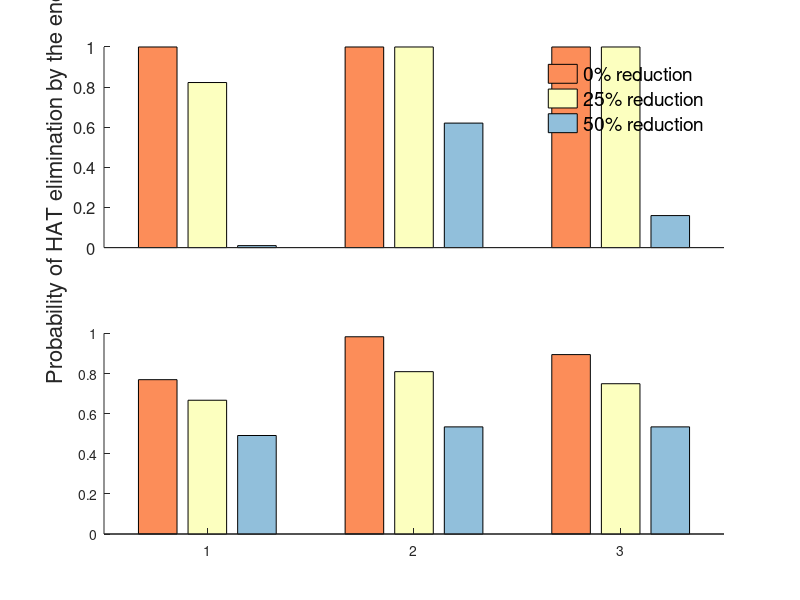

Write MATLAB code to recreate this figure. (Note: this script raises an error after producing the figure.)

%% Fig 4: Plot barchart for prob. of elim. before 2020

P1 = [1.0000    0.8228    0.0098
            1.0000    1.0000    0.6206
            1.0000    1.0000    0.1596]; % Updated base-case

P2 = [0.7693 0.6668 0.4910
      0.9832 0.8092 0.5340
      0.8943 0.7491 0.5340]; % Updated NHA



E1 = [0     0     0
      0     0     0
      0     0     0];

E2 = [0.0088         0         0
    0.3158    0.0439         0
    0.0965    0.0263         0];




close all
fig4 = figure('units','normalized','outerposition',[0 0 1 1])
subplot(2,1,1)
bar_handle = bar(P1)
set(gca,'XTick',[])
set(bar_handle(1),'FaceColor',[252,141,89]/255);
set(bar_handle(2),'FaceColor',[252,255,191]/255);
set(bar_handle(3),'FaceColor',[145,191,219]/255);
leg = legend('0% reduction','25% reduction','50% reduction')
a = get(gca,'TickLabel')
set(gca,'TickLabel',a,'FontSize',12)
set(leg,'Location','northeast');%'boxoff',
set(leg,'FontSize',14)
legend('boxoff')

box('off')
ylabel('Probability of HAT elimination by the end of 2020','FontSize',16)
subplot(2,1,2)
bar_handle = bar(P2)
set(bar_handle(1),'FaceColor',[252,141,89]/255);
set(bar_handle(2),'FaceColor',[252,255,191]/255);
set(bar_handle(3),'FaceColor',[145,191,219]/255);
box('off')
ax = gca;
ax.XTickLabel = {'Annual vector control',...
                 'Annual vector control with annual mass screening  ',...
                 'Annual vector control with biennial mass screening' }
a = get(gca,'TickLabel')
set(gca,'TickLabel',a,'FontSize',12)
fix_xticklabels(gca,0.1,{'FontSize',14});




close all
fig5 = figure('units','normalized','outerposition',[0 0 1 0.8])
A = [2023,2025,2030;2020,2022,2025;2021,2023,2027];
% A(:,3) = A(:,3)-A(:,2);
% A(:,2) = A(:,2)-A(:,1);
bar_handle = bar(A,'grouped')
set(gca,'XTick',[])
set(bar_handle(1),'FaceColor',[252,141,89]/255);
set(bar_handle(2),'FaceColor',[252,255,191]/255);
set(bar_handle(3),'FaceColor',[145,191,219]/255);
box('off')
ylim([2013,2030])
leg = legend(' 0% reduction','25% reduction','50% reduction')
% ,'Vector control scale-up by 50% ','Vector control scale-up by 75% ','Case-finding scale-down to 35% ','Case-finding scale-down to 30% ','Vector control and case finding scale-down to 35% ', 'Vector control and case finding scale-down to 30% ')
set(leg,'Location','northeast');%'boxoff',
set(leg,'FontSize',14)
legend('boxoff')
ylabel('Years','FontSize',16)
ax = gca;
ax.XTick = [1,2,3]
ax.XTickLabel = {'Annual vector control',...
                 'Annual vector control with annual case-finding ',...
                 'Annual vector control with biennial case-finding' }
a = get(gca,'TickLabel')
set(gca,'TickLabel',a,'FontSize',12)
fix_xticklabels(gca,0.1,{'FontSize',14});
% [hx,hy] = format_ticks(gca,{'Vector control',...
%                     'Vector control  (50% scale-up)',...
%                     'Vector control (75% scale-up)',...
%                     'Case-finding',...
%                     'Case-finding (35% coverage)',...
%                     'Case-finding (30% coverage)',...
%                     'Vector control with case-finding ',...
%                     'Vector control with case-finding (35% coverage)',...
%                     'Vector control with case-finding (30% coverage)'},...
%                       [],[0.75,1,1.21,1.75,2,2.21,2.75,3,3.21],[], ...
%                        45,0);



%%% Not Using these right now;
% ax = gca;
% ax.XTick = [0.75,1,1.21,1.75,2,2.21,2.75,3,3.21];
% ax.XTickLabel = {'Annual vector control',...
%                     'Vector control  (50% scale-up)',...
%                     'Vector control (75% scale-up)',...
%                     'Case-finding',...
%                     'Case-finding (35% coverage)',...
%                     'Case-finding (30% coverage)',...
%                     'Vector control with case-finding ',...
%                     'Vector control with case-finding (35% coverage)',...
%                     'Vector control with case-finding (30% coverage)'},...

% fix_xticklabels();


% ind1 = [2,6,7]; ind2 = [3,8,9]; ind3 = [4,10,11];
% %ind = vertcat(ind1,ind2,ind3);
% ProbMat = zeros(3,3);
% j = 1;
% for i = ind1
%     filename = sprintf('Predictions%d.mat',i)
%     load(filename);
%     [a,b] = min(abs(t-8));
%     ProbMat(j,1) = P2(b);
%     j = j+1;
% end
% j = 1;
% for i = ind2
%     filename = sprintf('Predictions%d.mat',i)
%     load(filename);
%     [a,b] = min(abs(t-8));
%     ProbMat(j,2) = P2(b);
%     j = j+1;
% end
% j = 1;
% for i = ind3
%     filename = sprintf('Predictions%d.mat',i)
%     load(filename);
%     [a,b] = min(abs(t-8));
%     ProbMat(j,3) = P2(b);
%     j = j+1;
% end


% ProbMatA = zeros(3,3);
% j = 1;
% for i = ind1
%     filename = sprintf('PredictionsA%d.mat',i)
%     load(filename);
%     [a,b] = min(abs(t-8));
%     ProbMatA(j,1) = P2(b);
%     j = j+1;
% end
% j = 1;
% for i = ind2
%     filename = sprintf('PredictionsA%d.mat',i)
%     load(filename);
%     [a,b] = min(abs(t-8));
%     ProbMatA(j,2) = P2(b);
%     j = j+1;
% end
% j = 1;
% for i = ind3
%     filename = sprintf('PredictionsA%d.mat',i)
%     load(filename);
%     [a,b] = min(abs(t-8));
%     ProbMatA(j,3) = P2(b);
%     j = j+1;
% end
